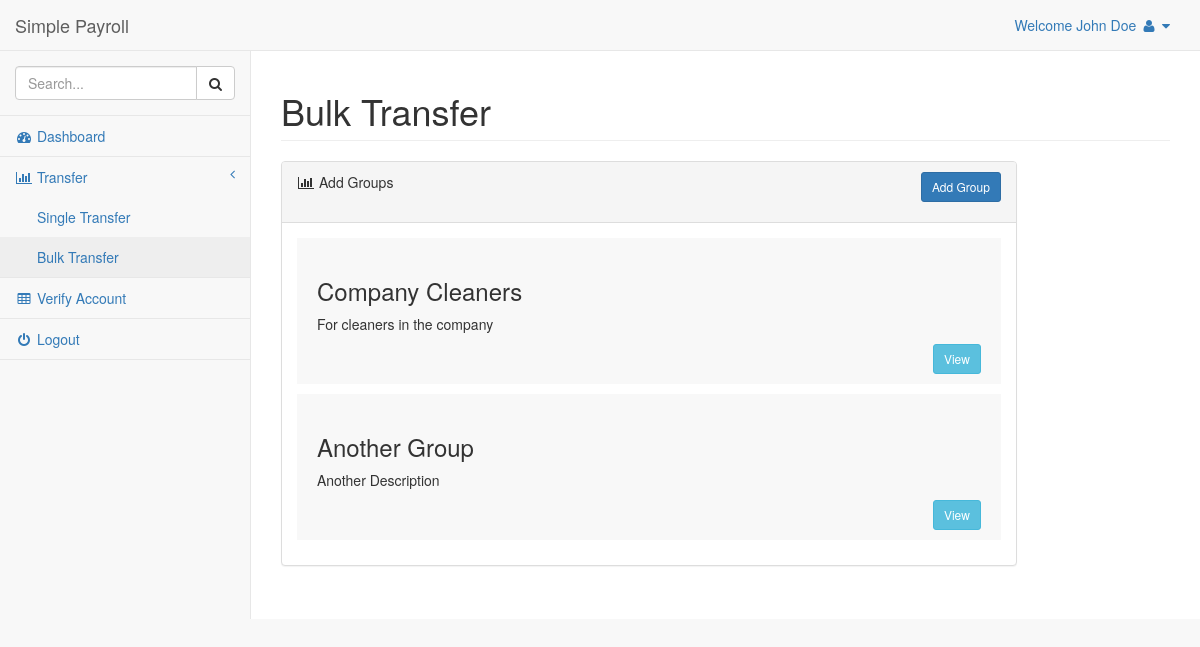
The app's page /dashboard/bulk-transfer.php (signed in) with its own data.
### tables this page shows
CREATE TABLE `groups` (
  `id` int(11) NOT NULL AUTO_INCREMENT,
  `groupname` varchar(255) DEFAULT NULL,
  `groupdesc` text,
  `userid` int(11) DEFAULT NULL,
  PRIMARY KEY (`id`)
);

### include/config.php (called while the page is built, shortened)
<?php
$servername = "localhost";
$username = "root";
$password = "";
try {
    $con = new PDO("mysql:host=$servername;dbname=rave", $username, $password);
    $con->setAttribute(PDO::ATTR_ERRMODE, PDO::ERRMODE_EXCEPTION);
} catch(PDOException $e) {
	echo "Connection failed: " . $e->getMessage();
}
include_once 'classes/class.general.php';
include_once 'classes/class.authenticate.php';
include_once 'classes/class.transaction.php';
$transaction = new transaction($con);
?>

### include/classes/class.general.php (called while the page is built, shortened)
<?php
class general {
	function __construct($con)
	{
		$this->db = $con;
	}
}
?>

### include/classes/class.transaction.php (called while the page is built, shortened)
<?php
require_once('class.general.php');
class transaction extends general
{
	public function getGroups($userid)
	{
		$sql = "SELECT * FROM groups WHERE userid = '$userid'";
		$stmt = $this->db->query($sql);
		return $stmt;
	}
}
?>

### dashboard/bulk-transfer.php (the view, shortened to what this page needs)
<?php
include('../include/config.php');
?>
<!DOCTYPE html>
<html lang="en">
<head>
    <link href="vendor/bootstrap/css/bootstrap.min.css" rel="stylesheet">
    <link href="vendor/metisMenu/metisMenu.min.css" rel="stylesheet">
    <link href="dist/css/sb-admin-2.css" rel="stylesheet">
    <link href="vendor/font-awesome/css/font-awesome.min.css" rel="stylesheet" type="text/css">
</head>
<body>
    <div id="wrapper">
        <nav class="navbar navbar-default navbar-static-top" role="navigation" style="margin-bottom: 0">
            <div class="navbar-header">
                <a class="navbar-brand" href="index.php">Simple Payroll</a>
            </div>
            <ul class="nav navbar-top-links navbar-right">
                <li class="dropdown">
                    <a class="dropdown-toggle" data-toggle="dropdown" href="#">
                       Welcome <?php echo $_SESSION['name']; ?> <i class="fa fa-user fa-fw"></i> <i class="fa fa-caret-down"></i>
                    </a>
                </li>
            </ul>
            <div class="navbar-default sidebar" role="navigation">
                <div class="sidebar-nav navbar-collapse">
                    <ul class="nav" id="side-menu">
                        <li class="sidebar-search">
                            <div class="input-group custom-search-form">
                                <input type="text" class="form-control" placeholder="Search...">
                                <span class="input-group-btn">
                                <button class="btn btn-default" type="button">
                                    <i class="fa fa-search"></i>
                                </button>
                            </span>
                            </div>
                        </li>
                        <li>
                            <a href="index.php"><i class="fa fa-dashboard fa-fw"></i> Dashboard</a>
                        </li>
                        <li>
                            <a href="#"><i class="fa fa-bar-chart-o fa-fw"></i> Transfer<span class="fa arrow"></span></a>
                            <ul class="nav nav-second-level">
                                <li>
                                    <a href="single-transfer.php">Single Transfer</a>
                                </li>
                                <li>
                                    <a href="bulk-transfer.php">Bulk Transfer</a>
                                </li>
                            </ul>
                        </li>
                        <li>
                            <a href="verify-account.php"><i class="fa fa-table fa-fw"></i> Verify Account</a>
                        </li>
                        <li>
                            <a href="logout.php"><i class="fa fa-power-off fa-fw"></i> Logout</a>
                        </li>
                    </ul>
                </div>
            </div>
        </nav>
        <div id="page-wrapper">
            <div class="row">
                <div class="col-lg-12">
                    <h1 class="page-header">Bulk Transfer</h1>
                </div>
            </div>
            <div class="row">
                <div class="col-lg-10">
                    <div class="panel panel-default">
                        <div class="panel-heading">
                            <i class="fa fa-bar-chart-o fa-fw"></i> Add Groups
                            <button class="btn btn-sm btn-primary pull-right" data-toggle="modal" data-target="#myModal">Add Group</button>
                            <br><br>
                        </div>
                        <div class="panel-body">
                            <?php
                            $groupsCount = $transaction->getGroups($_SESSION['userid'])->rowCount();
                            if ($groupsCount > 0) {
                                $groups = $transaction->getGroups($_SESSION['userid'])->fetchall();
                                foreach ($groups as $group) {
                                    echo "<div style='background-color:#f8f8f8; width:100%; padding:20px; margin-bottom:10px'>";
                                    echo "<h3>".$group['groupname']."</h3>";
                                    echo "<p>".$group['groupdesc']."</p>";
                                    echo "<a href='bulk-transfer-view.php?group=".$group['id']."' class='btn btn-sm btn-info pull-right'>View</a><br>";
                                    echo "</div>";
                                }
                            } else {
                                echo "<p>No group created.</p>";
                            }
                            ?>
                        </div>
                    </div>
                </div>
            </div>
        </div>
    </div>
</body>
</html>

### records on screen
groups: groupname "Company Cleaners", groupdesc "For cleaners in the company"
groups: groupname "Another Group", groupdesc "Another Description"

### other values on screen
$_SESSION['name'] "John Doe"
